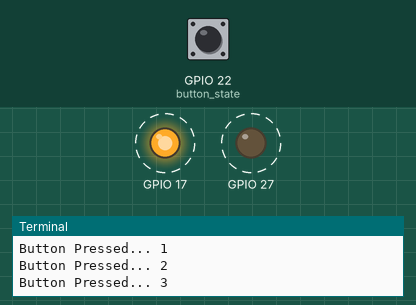
This program was run on a simulated Raspberry Pi (BCM pin numbers). Shown: output pins drawn as LEDs (lit = HIGH), the last lines printed to the terminal. Dashed ring = blinking. The test bench sets the inputs (shaded band); at power-on: GPIO 22 (button_state) HIGH. Files the program writes start out absent.

Above: at 0.75 s.
1.3 s: GPIO 22 (button_state) pulled LOW for 3.2 s
At 1.3 s:
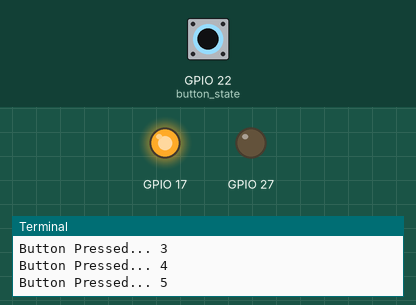
Timing chart, 0 to 12.0 s (numbered marks = the images above; inputs shaded):
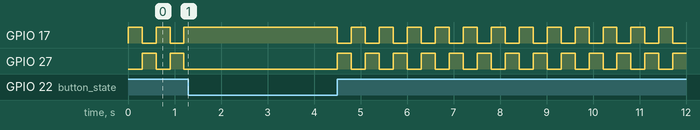

The program:

codrin_button.py
```python
import RPi.GPIO as GPIO
import time

GPIO.setmode(GPIO.BCM)
GPIO.setwarnings(False)
GPIO.setup(22, GPIO.IN, pull_up_down=GPIO.PUD_UP)#Button to GPIO23
GPIO.setup(17, GPIO.OUT)  #LED Green to GPIO17
GPIO.setup(27, GPIO.OUT)#LED Red to GPIO27
GPIO.output(27, False)
GPIO.output(17, False)

num=0


try:
    while True:
         button_state = GPIO.input(22)
         if button_state == True:
             if num%2==0:
                f = open("but.txt","w+")
                f.write("0")
                f.close()
                GPIO.output(17, True)
                GPIO.output(27, False)
             else:
                f = open("but.txt","w+")
                f.write("1")
                f.close()
                GPIO.output(27, True)
                GPIO.output(17, False)

             num+=1;
             print('Button Pressed...',num)
             time.sleep(0.3)

except:
    GPIO.cleanup()
```
